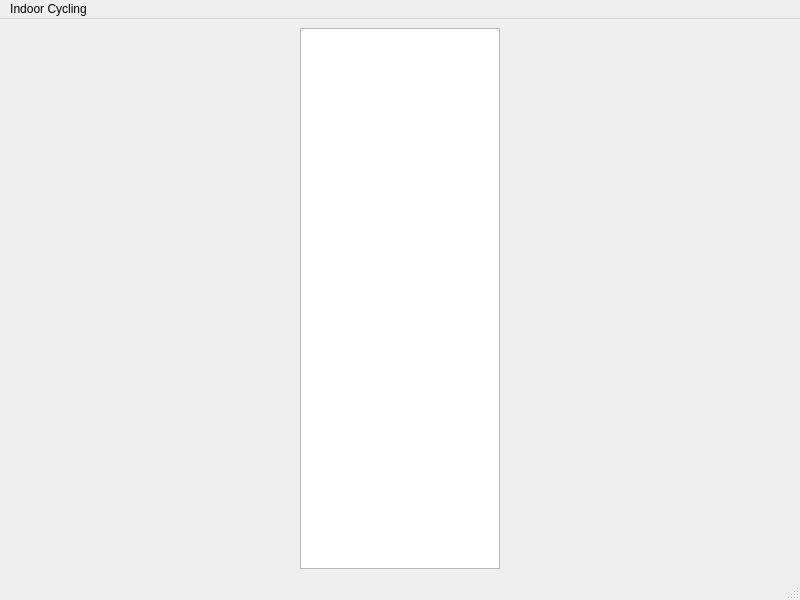
<?xml version="1.0" encoding="UTF-8"?>
<ui version="4.0">
 <class>MainWindow</class>
 <widget class="QMainWindow" name="MainWindow">
  <property name="geometry">
   <rect>
    <x>0</x>
    <y>0</y>
    <width>800</width>
    <height>600</height>
   </rect>
  </property>
  <property name="sizePolicy">
   <sizepolicy hsizetype="Expanding" vsizetype="Expanding">
    <horstretch>0</horstretch>
    <verstretch>0</verstretch>
   </sizepolicy>
  </property>
  <property name="windowTitle">
   <string>MainWindow</string>
  </property>
  <widget class="QWidget" name="centralwidget">
   <property name="sizePolicy">
    <sizepolicy hsizetype="Expanding" vsizetype="Expanding">
     <horstretch>1</horstretch>
     <verstretch>1</verstretch>
    </sizepolicy>
   </property>
   <property name="styleSheet">
    <string notr="true">border-color: rgb(248, 11, 11);</string>
   </property>
   <layout class="QHBoxLayout" name="horizontalLayout_2">
    <item>
     <widget class="QTableView" name="rlvTable">
      <property name="maximumSize">
       <size>
        <width>200</width>
        <height>16777215</height>
       </size>
      </property>
     </widget>
    </item>
   </layout>
  </widget>
  <widget class="QMenuBar" name="menubar">
   <property name="geometry">
    <rect>
     <x>0</x>
     <y>0</y>
     <width>800</width>
     <height>25</height>
    </rect>
   </property>
   <widget class="QMenu" name="menuIndoor_Cycling">
    <property name="title">
     <string>Indoor Cycling</string>
    </property>
   </widget>
   <addaction name="menuIndoor_Cycling"/>
  </widget>
  <widget class="QStatusBar" name="statusbar"/>
 </widget>
 <resources/>
 <connections/>
</ui>
